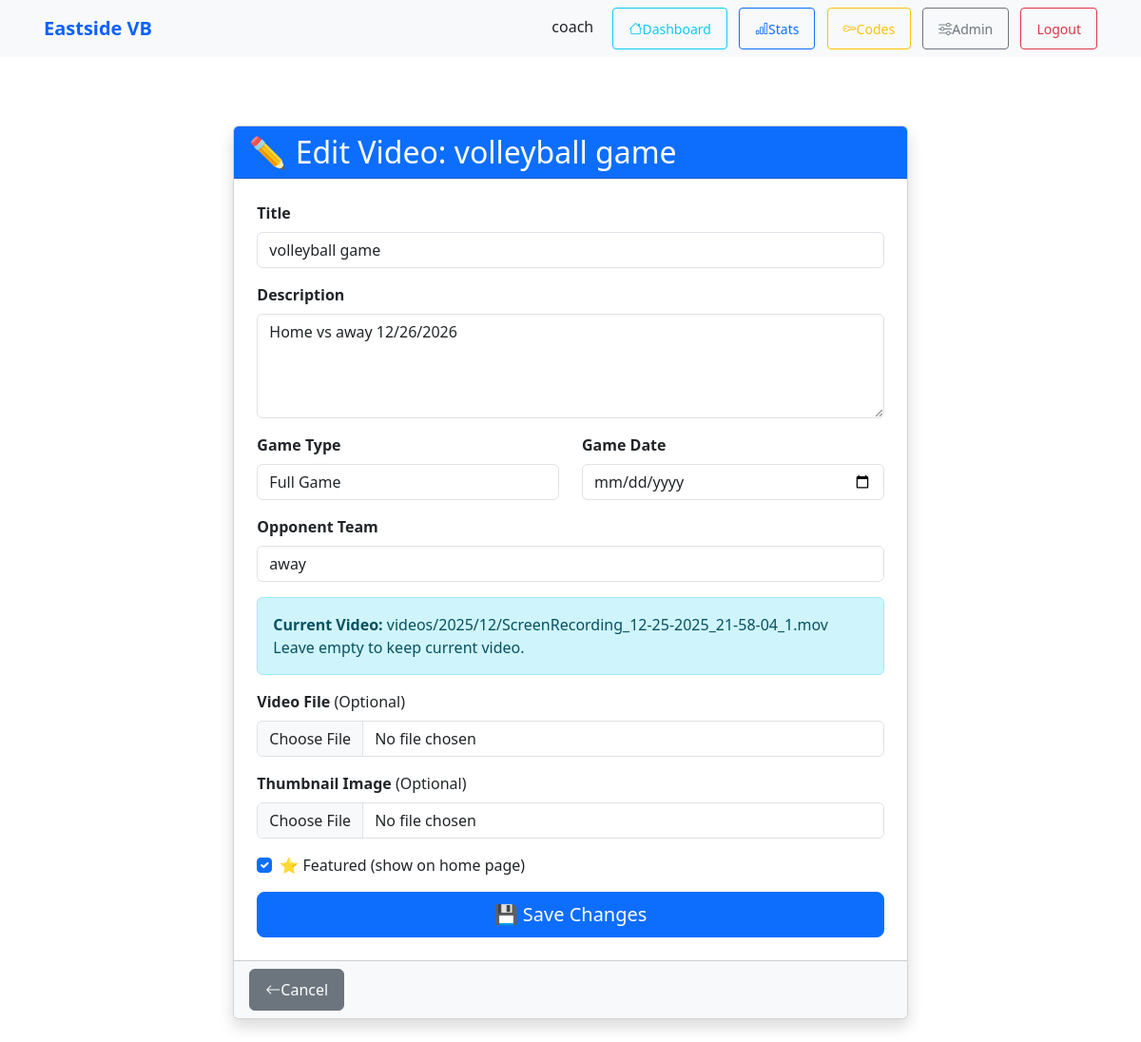
/videos/1/edit/ (signed in), run on the app's committed database.
### team/models.py (models this page shows, shortened)
class GameVideo(models.Model):
    GAME_TYPE_FULL = 'full'
    GAME_TYPE_HIGHLIGHT = 'highlight'
    GAME_TYPE_PRACTICE = 'practice'
    GAME_TYPE_CHOICES = [
        (GAME_TYPE_FULL, 'Full Game'),
        (GAME_TYPE_HIGHLIGHT, 'Highlights'),
        (GAME_TYPE_PRACTICE, 'Practice'),
    ]
    title = models.CharField(max_length=200, help_text="e.g., 'State Championship vs Lincoln High'")
    description = models.TextField(blank=True, help_text="Game summary, notes, or highlights")
    game_type = models.CharField(max_length=20, choices=GAME_TYPE_CHOICES, default=GAME_TYPE_FULL)
    game_date = models.DateField(null=True, blank=True, help_text="Date game was played")
    opponent = models.CharField(max_length=200, blank=True, help_text="Opponent team name")
    video = models.FileField(upload_to='videos/%Y/%m/', help_text="MP4, MOV, or MKV (max 2GB)")
    thumbnail = models.ImageField(upload_to='video_thumbnails/%Y/%m/', null=True, blank=True)
    duration_seconds = models.IntegerField(default=0, help_text="Video duration in seconds")
    file_size_mb = models.FloatField(default=0, help_text="File size in MB")
    uploaded_by = models.ForeignKey(User, on_delete=models.CASCADE, related_name='uploaded_videos', help_text="Coach who uploaded")
    is_featured = models.BooleanField(default=False, help_text="Show on home page")
    view_count = models.IntegerField(default=0)
    private = models.BooleanField(default=True, help_text="Only team members can view")
    uploaded_at = models.DateTimeField(auto_now_add=True)
    updated_at = models.DateTimeField(auto_now=True)
    class Meta:
        ordering = ['-game_date', '-uploaded_at']
        indexes = [models.Index(fields=['-game_date']), models.Index(fields=['-uploaded_at'])]

### team/views.py (the view)
# urls.py: path('videos/<int:pk>/edit/', video_edit, name='video_edit'),
@login_required
@user_passes_test(is_coach)
def video_edit(request, pk):
    video = get_object_or_404(GameVideo, pk=pk)
    if video.uploaded_by != request.user and not request.user.is_superuser:
        raise Http404("You don't have permission to edit this video.")
    if request.method == 'POST':
        form = GameVideoUploadForm(request.POST, request.FILES, instance=video)
        if form.is_valid():
            video = form.save()
            messages.success(request, f'Video "{video.title}" updated successfully!')
            return redirect('team:video_detail', pk=video.pk)
    else:
        form = GameVideoUploadForm(instance=video)
    return render(request, 'team/video_edit.html', {'form': form, 'video': video})

### team/forms.py (shortened to what this page needs)
class GameVideoUploadForm(forms.ModelForm):
    class Meta:
        model = GameVideo
        fields = ['title', 'description', 'game_type', 'game_date', 'opponent', 'video', 'thumbnail', 'is_featured']
        widgets = {
            'title': forms.TextInput(attrs={'class': 'form-control', 'placeholder': 'e.g., State Championship vs Lincoln High'}),
            'description': forms.Textarea(attrs={'class': 'form-control', 'rows': 4, 'placeholder': 'Game summary, key moments, notes...'}),
            'game_type': forms.Select(attrs={'class': 'form-control'}),
            'game_date': forms.DateInput(attrs={'class': 'form-control', 'type': 'date'}),
            'opponent': forms.TextInput(attrs={'class': 'form-control', 'placeholder': 'Opponent team name'}),
            'video': forms.FileInput(attrs={'class': 'form-control', 'accept': 'video/*'}),
            'thumbnail': forms.FileInput(attrs={'class': 'form-control', 'accept': 'image/*'}),
            'is_featured': forms.CheckboxInput(attrs={'class': 'form-check-input'}),
        }

### team/views.py (called while the page is built)
def is_coach(user):
    return user.is_staff or user.is_superuser

### team/templates/team/video_edit.html (shortened to what this page needs)
{% extends 'base.html' %}
{% block content %}
<div class="container mt-5">
    <div class="row justify-content-center">
        <div class="col-md-8">
            <div class="card shadow">
                <div class="card-header bg-primary text-white">
                    <h2 class="mb-0">✏️ Edit Video: {{ video.title }}</h2>
                </div>
                <div class="card-body p-4">
                    <form method="post" enctype="multipart/form-data" novalidate>
                        <div class="form-group mb-3">
                            <label for="{{ form.title.id_for_label }}" class="form-label">
                                <strong>Title</strong>
                            </label>
                            {{ form.title }}
                        </div>
                        <div class="form-group mb-3">
                            <label for="{{ form.description.id_for_label }}" class="form-label">
                                <strong>Description</strong>
                            </label>
                            {{ form.description }}
                        </div>
                        <div class="row">
                            <div class="col-md-6">
                                <div class="form-group mb-3">
                                    <label for="{{ form.game_type.id_for_label }}" class="form-label">
                                        <strong>Game Type</strong>
                                    </label>
                                    {{ form.game_type }}
                                </div>
                            </div>
                            <div class="col-md-6">
                                <div class="form-group mb-3">
                                    <label for="{{ form.game_date.id_for_label }}" class="form-label">
                                        <strong>Game Date</strong>
                                    </label>
                                    {{ form.game_date }}
                                </div>
                            </div>
                        </div>
                        <div class="form-group mb-3">
                            <label for="{{ form.opponent.id_for_label }}" class="form-label">
                                <strong>Opponent Team</strong>
                            </label>
                            {{ form.opponent }}
                        </div>
                        {% if form.video.value %}
                            <div class="alert alert-info">
                                <strong>Current Video:</strong> {{ form.video.value|truncatewords:2 }}
                                <br/>
                                Leave empty to keep current video.
                            </div>
                        {% endif %}
                        <div class="form-group mb-3">
                            <label for="{{ form.video.id_for_label }}" class="form-label">
                                <strong>Video File</strong> (Optional)
                            </label>
                            {{ form.video }}
                        </div>
                        <div class="form-group mb-3">
                            <label for="{{ form.thumbnail.id_for_label }}" class="form-label">
                                <strong>Thumbnail Image</strong> (Optional)
                            </label>
                            {{ form.thumbnail }}
                        </div>
                        <div class="form-check mb-3">
                            <input class="form-check-input" type="checkbox" id="{{ form.is_featured.id_for_label }}"
                                   name="is_featured" {% if form.is_featured.value %}checked{% endif %}>
                            <label class="form-check-label" for="{{ form.is_featured.id_for_label }}">
                                ⭐ Featured (show on home page)
                            </label>
                        </div>
                        <div class="d-grid gap-2">
                            <button type="submit" class="btn btn-primary btn-lg">
                                💾 Save Changes
                            </button>
                        </div>
                    </form>
                </div>
                <div class="card-footer bg-light">
                    <a href="{% url 'team:video_detail' video.pk %}" class="btn btn-secondary">
                        <i class="bi bi-arrow-left"></i> Cancel
                    </a>
                </div>
            </div>
        </div>
    </div>
</div>
{% endblock %}

### team/templates/base.html (shortened to what this page needs)
<!doctype html>
<html lang="en">
  <head>
    {% load static %}
    <link href="https://cdn.jsdelivr.net/npm/bootstrap@5.3.2/dist/css/bootstrap.min.css" rel="stylesheet">
    <link rel="stylesheet" href="https://cdn.jsdelivr.net/npm/bootstrap-icons@1.11.0/font/bootstrap-icons.css">
    <link rel="stylesheet" href="{% static 'team/css/players.css' %}">
  </head>
  <body>
    <nav class="navbar navbar-expand-lg navbar-light bg-light">
      <div class="container">
        {% block brand %}
        <span class="navbar-brand navbar-brand-static">Eastside VB</span>
        {% endblock %}
        <div class="ms-auto">
          {% if user.is_authenticated %}
            <span class="me-3">{{ user.username }}</span>
            <a class="btn btn-sm btn-outline-info me-2" href="{% url 'team:player_dashboard' %}" title="My Dashboard">
              <i class="bi bi-house"></i> Dashboard
            </a>
            {% if user.is_staff %}
              <a class="btn btn-sm btn-outline-primary me-2" href="{% url 'team:player_stats_list' %}" title="View Team Stats">
                <i class="bi bi-bar-chart"></i> Stats
              </a>
              <a class="btn btn-sm btn-outline-warning me-2" href="{% url 'team:coach_codes' %}" title="Generate Access Codes">
                <i class="bi bi-key"></i> Codes
              </a>
              <a class="btn btn-sm btn-outline-secondary me-2" href="/admin/">
                <i class="bi bi-sliders"></i> Admin
              </a>
            {% endif %}
            <form method="post" action="{% url 'logout' %}" style="display:inline;">
              <button class="btn btn-sm btn-outline-danger" type="submit">Logout</button>
            </form>
          {% else %}
            <a class="btn btn-sm btn-outline-primary me-2" href="/signup/">Sign up</a>
            <a class="btn btn-sm btn-outline-success" href="/accounts/login/">Login</a>
          {% endif %}
        </div>
      </div>
    </nav>
    <main class="container py-4">
      {% block content %}{% endblock %}
    </main>
  </body>
</html>

### team/static/team/css/players.css (style rules this page uses)
.navbar-brand-static { cursor: default; pointer-events: none; color: #0b61ff; text-decoration: none; font-weight: 600; }

### team/templates/base.html (style rules this page uses)
.navbar-brand-static { cursor: default; pointer-events: none; color: #0b61ff; text-decoration: none; font-weight: 600; }
body { -webkit-font-smoothing: antialiased; -webkit-touch-callout: none; }
.btn { min-height: 44px; min-width: 44px; display: inline-flex; align-items: center; justify-content: center; padding: 0.5rem 1rem; }
input, textarea, select { font-size: 16px !important; border-radius: 8px; }

### data on the page
GameVideo: title "volleyball game", description "Home vs away 12/26/2026", game_type "Full Game", opponent "away", video.value "videos/2025/12/ScreenRecording_12-25-2025_21-58-04_1.mov"

### other printed values
{{ user.username }} "coach"
